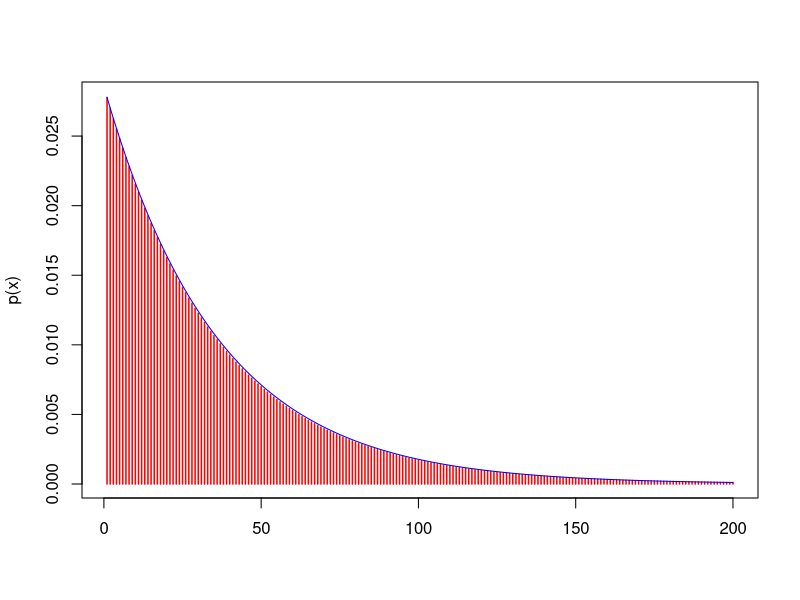
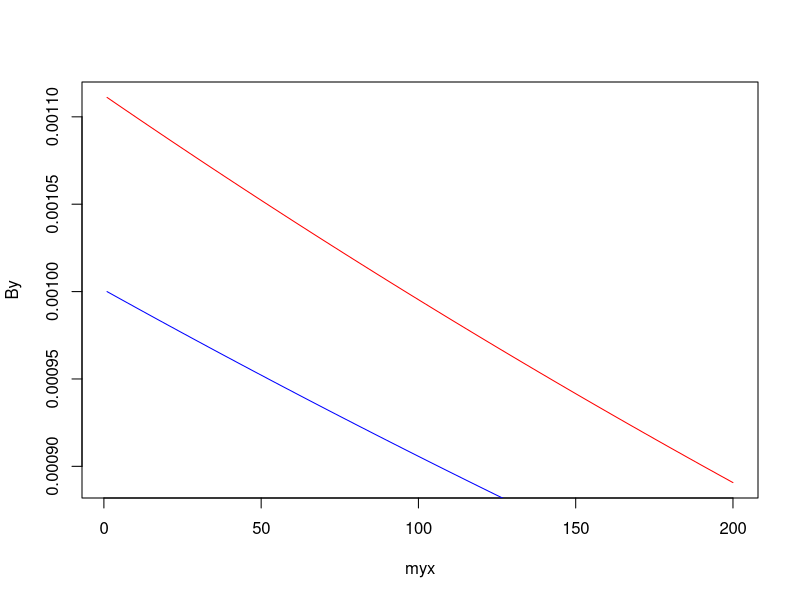
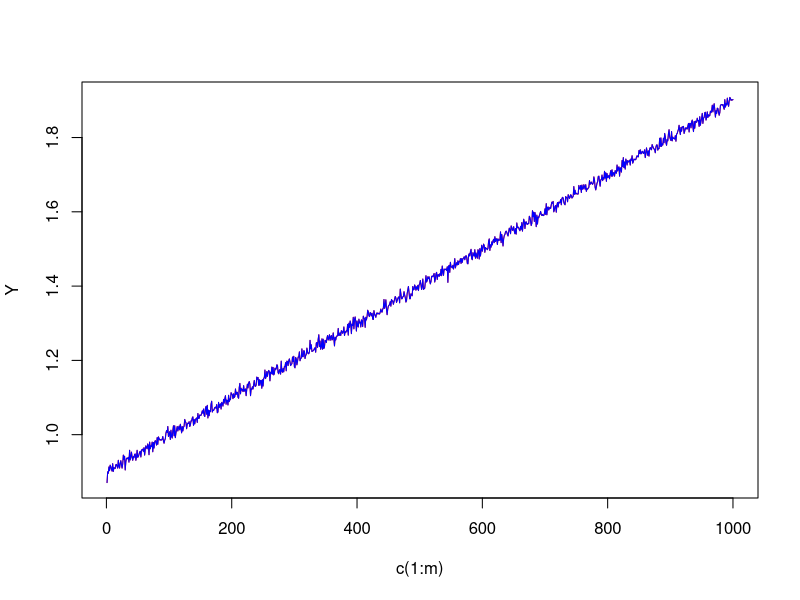

Source code (R) for these figures, in order:
# 1 d)
myx = seq(1,200,1)
geomy = dgeom(myx-1, prob=1/36)
plot(myx, geomy, type="h", col="red", lwd=1.5, xlab = "", ylab = "p(x)")

myx = seq(1,200,1)
expoy = dexp(myx-1, rate=1/36)
lines(expoy, co="blue")
#plot(myx, geomy, type="h", col="red", lwd=1.5, xlab = "", ylab = "p(x)")

# 2 b)
myx = seq(1,200,1)
Ay = dexp(myx-1, rate=1/100)
By = dexp(myx-1, rate=1/900)
Zy = dexp(myx-1, rate=1/1000)
plot(myx, By, type="l", col="red")
lines(Zy, co="blue")
lines(Ay, co="green")

# 2 c)
n=10^3
m=10^3
N=n*m
#i
Ax = rexp(N, rate=(1/100))
Bx = rexp(N, rate=(1/900))
#ii
ABx = cbind(Ax,Bx)
U = pmin(Ax, Bx)
Z = 1*(Bx>Ax)
U_output = sort(U, index.return=TRUE)
U_sort = U_output$x
U_idx = U_output$ix
Z_sorted = Z[order(U_idx)]
V = c(1:m)
Y = c(1:m)
for (j in 1:n){
    for (i in 1:m) {
        V[j] = V[j] + U_sort[m*(j-1)+i]
        Y[j] = Y[j] + Z_sorted[m*(j-1)+i]        
    }
    V[j] = (1/m)*V[j]
    Y[j] = (1/m)*Y[j]
}
plot(c(1:m), Y, type="l", col="red")
lines(Y, col="blue")
